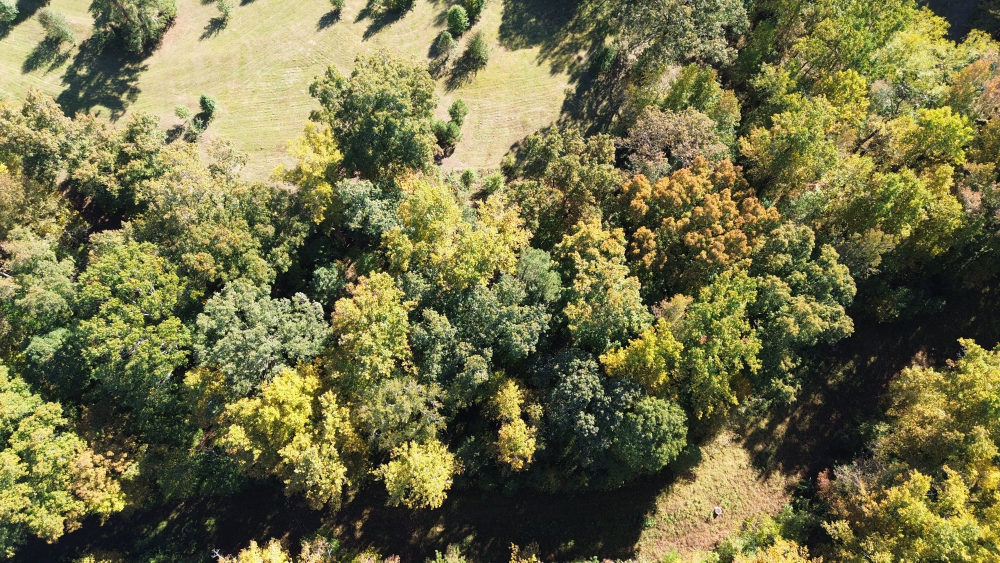
#> input picture sample-dataset/dataset/DJI_0206.JPG, 4000 x 2250 px, given in place of ., which was not available (shown at 1/4 size)
$ python -i stitch_drone_images.py   (imports and definitions only)
#> lines starting #> are read from the running program, lines starting #| are printed output that depends on the picture; pictures that were not available may be replaced by others from this repository, and a replacement may not be noted
import cv2
import sys
# [1 line not run here, left out]
import opensfm
import numpy as np
import os
import time  # Import time for time tracking
from opensfm import reconstruction # Import the reconstruction module
from opensfm import io  # Import the io module for camera models
from opensfm import pygeometry
from opensfm.dataset import DataSet  # Import the DataSet class


# [213 lines left out: functions find_matches, estimate_homographies, create_opensfm_reconstruction, extract_homographies_from_opensfm, warp_and_blend, find_corners and 2 more, not called in this run]


def stitch_drone_images(image_paths, max_width=800):
#> called with image_paths = '../sample-dataset/dataset/DJI_0206.JPG', max_width = 800
    start_time = time.time()
    print("Starting image stitching process...")
    # 1. Feature Detection and Matching (OpenCV)
    print("Detecting and matching features...")  # Add print statement
    keypoints, descriptors = [], []
    for i, path in enumerate(image_paths):
        image_start_time = time.time()
        print(f"Processing image {i+1}/{len(image_paths)}: {path}")
        img = cv2.imread(path)
#> img is the input picture: shape (2250, 4000, 3); mean B, G, R 70.8, 112.2, 114.7
        height = int(img.shape[0] * max_width / img.shape[1]) if max_width else img.shape[0]
#> height = 450
        img = cv2.resize(img, (max_width, height)) if max_width else img
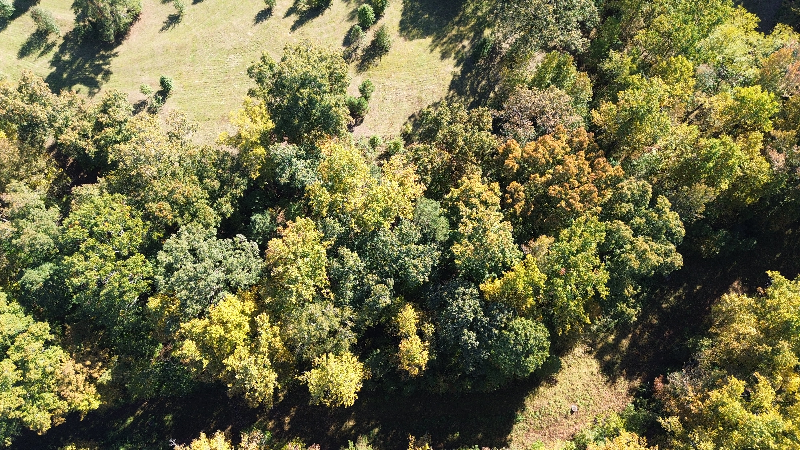
#> img: shape (450, 800, 3); mean B, G, R 70.7, 112.2, 114.7

        print("  Feature Detection...")
        kp, des = cv2.SIFT_create().detectAndCompute(img, None)
#> kp = 4598 keypoints; strongest (x, y, size): (501, 222, 1.9), (327, 293, 1.9), (237, 376, 2.2), (721, 428, 2.1)
#> pass 3 of the loop in stitch_drone_images, `for i, path in enumerate(image_paths):`:
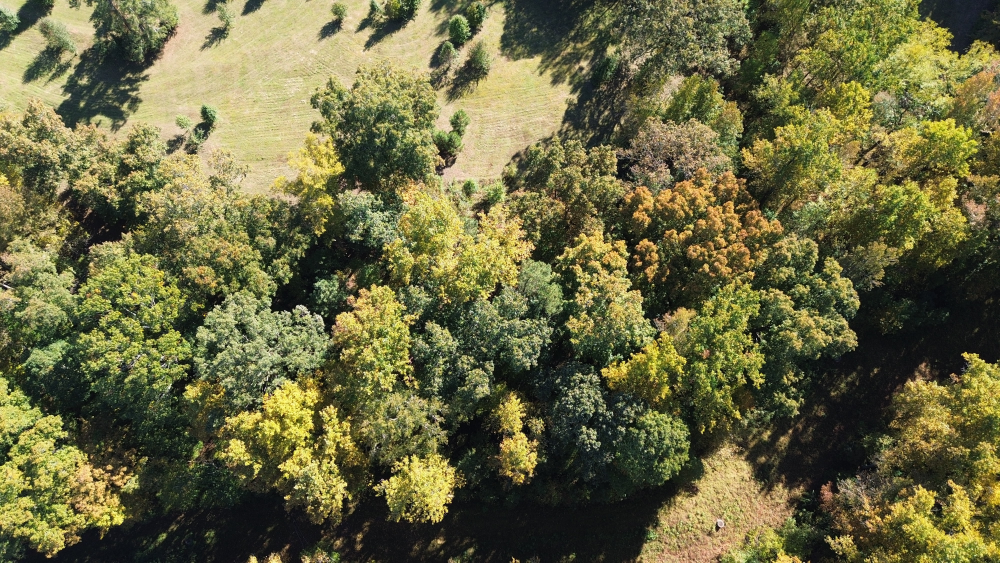
#> input picture sample-dataset/dataset/DJI_0207.JPG, 4000 x 2250 px, given in place of , which was not available (shown at 1/4 size)
#> in stitch_drone_images, img is the input picture: shape (2250, 4000, 3); mean B, G, R 65.6, 105.7, 108
#> in stitch_drone_images, `img = cv2.resize(img, (max_width, height)) if max_width else img`:
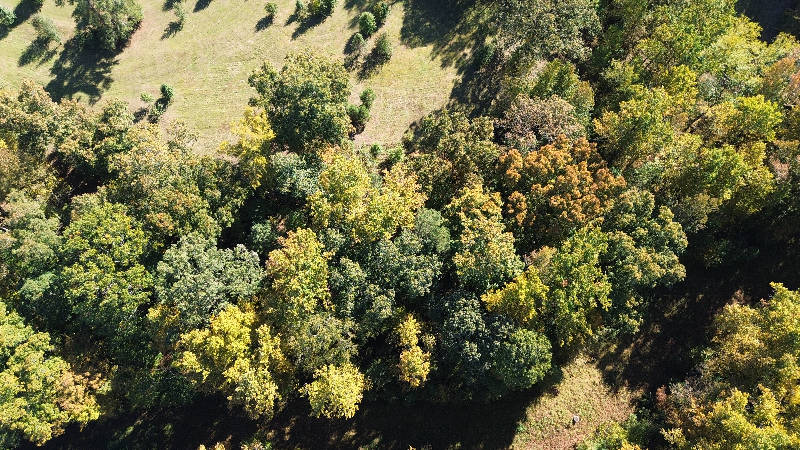
#> img: shape (450, 800, 3); mean B, G, R 65.6, 105.7, 107.9
#> kp = 4376 keypoints; strongest (x, y, size): (253, 356, 2.1), (772, 283, 2.6), (446, 304, 2.1), (237, 389, 2.5)
#> the loop made 5 passes; the first 3 are shown
        keypoints.append(kp)
        descriptors.append(des)

        image_end_time = time.time()
        print(f"  Feature detection for image {i+1} completed in {image_end_time - image_start_time:.2f} seconds.")

    matches = find_matches(descriptors)  # Use OpenCV's BFMatcher or FLANN

    # 2. Pairwise Homography Estimation (OpenCV)
    print("Estimating pairwise homographies...")  # Add print statement
    homographies = estimate_homographies(keypoints, matches)
    end_time = time.time()
    print(f"Pairwise homographies completed in {end_time - start_time:.2f} seconds.")


    # 3. OpenSfM Integration
    print("Performing bundle adjustment with OpenSfM...")  # Add print statement
    reconstruction = create_opensfm_reconstruction(image_paths, keypoints, matches, homographies)
    opensfm.reconstruction.bundle(reconstruction)  # Perform bundle adjustment
    end_time = time.time()
    print(f"Bundle adjustment completed in {end_time - start_time:.2f} seconds.")

    # 4. Extract Optimized Homographies and Warp (OpenCV)
    print("Warping and blending images...")  # Add print statement
    optimized_homographies = extract_homographies_from_opensfm(reconstruction)
    stitched_image = warp_and_blend(image_paths, optimized_homographies)
    end_time = time.time()
    print(f"Image stitching completed in {end_time - start_time:.2f} seconds.")

    return stitched_image

# ... (Helper functions for feature matching, homography estimation,
#      OpenSfM interaction, warping, and blending)

#> (the run stopped early here; a loop or call above may not have finished)
